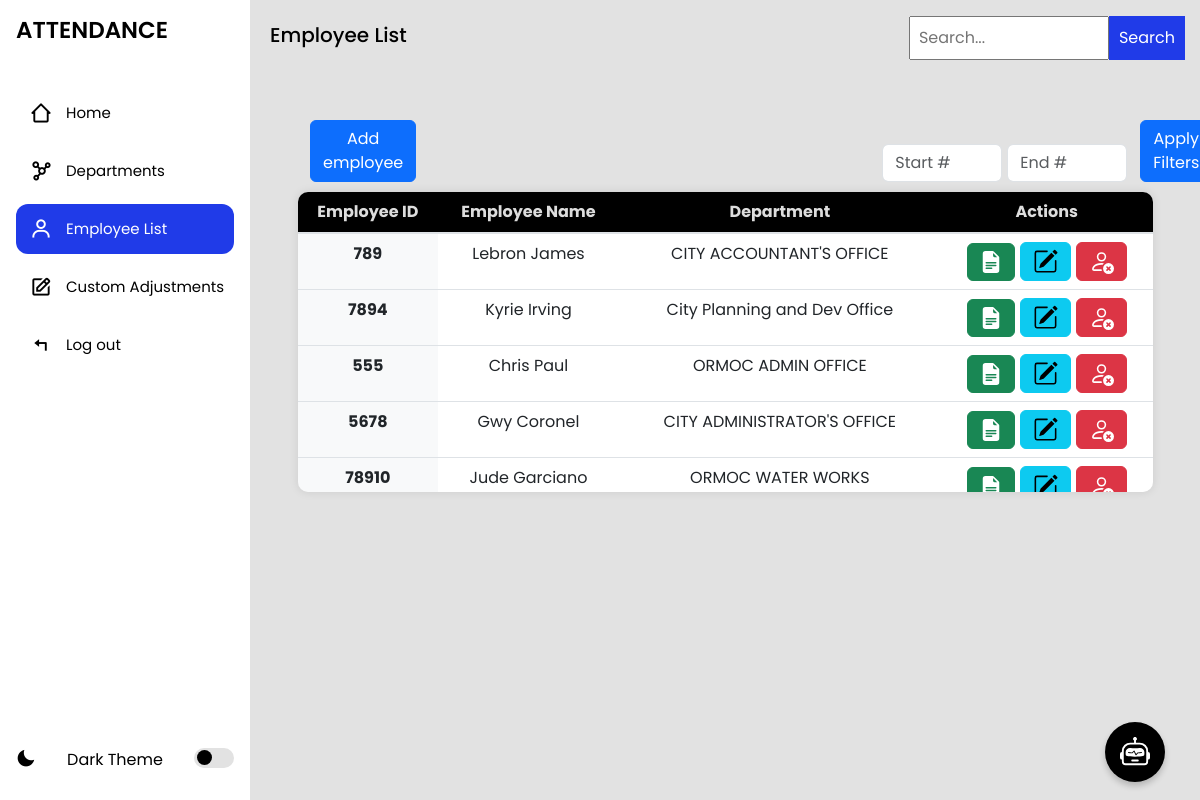
The page /employeelist/ (signed in) on the database as committed earlier.
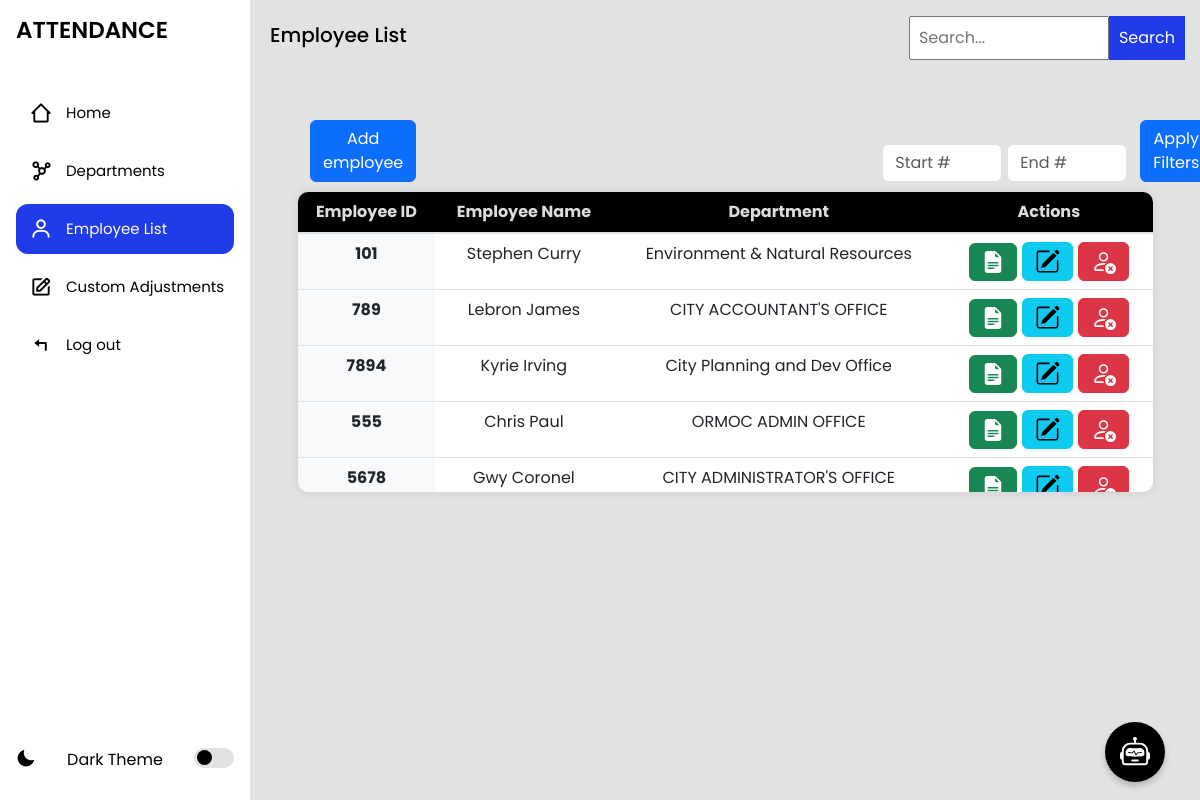
The same page on the database as committed later.
### myapp/models.py (models this page shows, shortened)
class Employee(models.Model):
    employee_id = models.CharField(max_length=100, unique=True)
    first_name = models.CharField(max_length=120)
    last_name = models.CharField(max_length=120)
    username = models.CharField(max_length=100, unique=True, default='defaultuser')
    password = models.CharField(max_length=128, default='defaultpassword')
    department_name = models.ForeignKey(Department, on_delete=models.CASCADE, related_name='employees')
    updated = models.DateTimeField(auto_now=True)
    created = models.DateTimeField(auto_now_add=True)
    class Meta:
        ordering = ['-updated', '-created']

class Department(models.Model):
    name = models.CharField(max_length=100)
    def __str__(self):
        return self.name

### myapp/views.py (the view, shortened to what this page needs)
# urls.py: path('employeelist/', views.employeelist, name='employeelist'),
@login_required
def employeelist(request):
    search_query = request.GET.get('search', '')
    if search_query:
        employees = Employee.objects.filter(
            Q(employee_id__icontains=search_query) |
            Q(first_name__icontains=search_query) |
            Q(last_name__icontains=search_query) |
            Q(department_name__name__icontains=search_query)
        )
    else:
        employees = Employee.objects.all()
    departments = Department.objects.all()  # Fetch departments here
    context = {
        "employees": employees,
        "departments": departments,
    }
    return render(request, 'employeelist.html', context)

### myapp/templates/employeelist.html (shortened to what this page needs)
{% extends 'index.html' %}
{% block content %}
<section class="home">
    <div class="navs d-flex align-items-center justify-content-between">
    <p>Employee List</p>
<form method="GET" action="{% url 'employeelist' %}" class="search-parent">
  <input type="search" name="search" placeholder="Search..." class="search" value="{{ request.GET.search }}" />
  <button type="submit">Search</button>
</form>
</div>
<div class="topButtons">
    <div style="display: flex; align-items: end; justify-content: start;margin-left: 60px;" >
                <button type="button" class="btn btn-primary"
                data-bs-toggle="modal" data-bs-target="#signupModal">
                Add employee
                </button>
</div>
        <form id="filterRangeForm" class="ms-3" >
            <input type="number" min="1" id="startNumber" class="form-control d-inline-block" placeholder="Start #" style="width: 120px;" />
            <input type="number" min="1" id="endNumber" class="form-control d-inline-block" placeholder="End #" style="width: 120px;" />
            <button type="button" id="applyFilters" class="btn btn-primary ms-2">Apply Filters</button>
        </form>
</div>
<div class="table-container">
    <table class="table">
        <thead>
            <tr>
                <th scope="col">Employee ID</th>
                <th scope="col">Employee Name</th>
                <th scope="col">Department</th>
                <th scope="col">Actions</th>
            </tr>
        </thead>
        <tbody>
            {% for employee in employees %}
            <tr class="employeeListRow"  data-status="{{ employee.status|default:'all' }}">
                <th scope="row">{{ employee.employee_id }}</th>
                <td>{{ employee.first_name }} {{ employee.last_name }}</td>
                <td>{{ employee.department_name }}</td>
                <td>
                    <div class="btn-group" style="display: flex; flex-direction: row; align-items: center; gap: 5px; justify-content:center;">
                        <a  href="{% url 'view_employee' employee.employee_id %}">
                        <button class="btn btn-success" >
                            </button>
                        </a>
                        <a  data-bs-toggle="modal" data-bs-target="#editEmployeeModal{{ employee.id }}" role="button">
                            <button class="btn btn-info">
                        </button>
                        </a>
                        <form action="{% url 'delete_employee' employee.id %}" method="POST">
                            <button class="btn btn-danger" type="button" data-bs-toggle="modal" data-bs-target="#deleteModal-{{ employee.id }}">
                            </button>
                        </form>
                    </div>
                </td>
            </tr>
            {% empty %}
            <tr>
                <td colspan="6">Employee doesnt exist</td>
            </tr>
            {% endfor %}
        </tbody>
    </table>
</div>
</section>
{% endblock %}

### myapp/templates/index.html (shortened to what this page needs)
<!DOCTYPE html>
<html lang="en">
  <head>
    {% load static %}
    <link rel="stylesheet" href="{% static 'css/styles.css' %}">
    <link rel="stylesheet" href="{% static 'css/chatbot.css' %}">
    <link rel="stylesheet" href="{% static 'css/notifs.css' %}">
    <link href="https://cdn.jsdelivr.net/npm/bootstrap@5.3.0/dist/css/bootstrap.min.css" rel="stylesheet">
     <link
      href="https://unpkg.com/boxicons@2.1.4/css/boxicons.min.css"
      rel="stylesheet"
    />
  </head>
  <body>
    <section class="sidebar">
      <div class="nav-header">
        <p class="logo"> ATTENDANCE</p>
      </div>
      <ul class="nav-links">
        {% url 'admin_dashboard' as admin_dashboard_url %}
        {% url 'departments' as departments_url %}
        {% url 'employeelist' as employeelist_url %}
        {% url 'logout' as logout_url %}
        {% url 'schedule_list' as custom_url %}
        <li class="{% if request.path == admin_dashboard_url %}active{% endif %}">
            <a href="{{ admin_dashboard_url }}">
                <i class="bx bx-home-alt-2"></i>
                <span class="title">Home</span>
            </a>
        </li>
        <li class="{% if request.path == departments_url %}active{% endif %}">
            <a href="{{ departments_url }}">
                <i class="bx bx-network-chart"></i>
                <span class="title">Departments</span>
            </a>
        </li>
        <li class="{% if request.path == employeelist_url %}active{% endif %}">
            <a href="{{ employeelist_url }}">
                <i class="bx bx-user"></i>
                <span class="title">Employee List</span>
            </a>
        </li>
        <li class="{% if request.path == custom_url %}active{% endif %}">
          <a href="{{ custom_url }}">
              <i class="bx bx-edit"></i>
              <span class="title">Custom Adjustments</span>
          </a>
      </li>
        <li class="{% if request.path == logout_url %}active{% endif %}">
            <a href="{{ logout_url }}">
                <i class="bx bx-reply"></i>
                <span class="title">Log out</span>
            </a>
        </li>
      </ul>
       <div class="theme-wrapper">
        <i class="bx bxs-moon theme-icon"></i>
        <p>Dark Theme</p>
        <div class="theme-btn">
          <span class="theme-ball"></span>
        </div>
      </div>
    </section>
     {% block content %}
    {% endblock %}
<button id="toggleChatbot">
</button>
  </body>
</html>

### myapp/static/css/styles.css (style rules this page uses)
* { margin: 0; padding: 0; box-sizing: border-box; font-family: "Poppins", sans-serif; --color-hover: rgb(32, 59, 232); --transition: all 0.2s ease; }
:root { --color-white: #fff; --color-black: #000; --color-bg: #e2e2e2; }
.sidebar { position: fixed; top: 0; left: 0; z-index: 100; width: 78px; height: 100%; background: var(--color-white); padding: 8px 16px; transition: var(--transition); }
.sidebar.expand { width: 250px; transition: var(--transition); }
.nav-header { height: 60px; display: flex; align-items: center; position: relative; }
.nav-header .logo { color: var(--color-black); font-size: 23px; font-weight: 600; opacity: 0; transition: var(--transition); }
.sidebar.expand .nav-header .logo { opacity: 1; transition: var(--transition); }
.nav-links li.active a { background: var(--color-hover); }
.nav-links li.active i { color: var(--color-white); }
.nav-links li.active a .title { color: var(--color-white); }
.nav-links { margin-top: 20px; height: 100%; padding-left: 0px; }
.nav-links li { position: relative; margin: 8px 0; list-style: none; }
.nav-links i { color: var(--color-black); height: 50px; min-width: 50px; font-size: 23px; text-align: center; line-height: 50px; }
.nav-links li a { display: flex; height: 100%; width: 100%; border-radius: 12px; align-items: center; text-decoration: none; background: var(--color-white); }
.nav-links li a .title { color: var(--color-black); font-size: 15px; font-weight: 400; white-space: nowrap; display: none; transition: var(--transition); }
.sidebar.expand .nav-links li a .title { display: block; transition: var(--transition); }
.theme-wrapper { position: fixed; bottom: 0; display: flex; justify-content: space-between; height: 60px; width: 250px; left: 0; padding: 8px 16px; }
.theme-wrapper .theme-icon { font-size: 20px; color: var(--color-black); display: none; transition: var(--transition); }
.sidebar.expand .theme-wrapper .theme-icon { display: block; }
.theme-wrapper p { font-size: 16px; color: var(--color-black); font-weight: 400; display: none; transition: var(--transition); }
.sidebar.expand .theme-wrapper p { display: block; }
.theme-wrapper .theme-btn { width: 40px; height: 20px; background: var(--color-bg); border-radius: 30px; position: relative; cursor: pointer; }
.theme-wrapper .theme-btn .theme-ball { position: absolute; width: 15px; height: 15px; background: var(--color-black); border-radius: 50%; top: 2px; left: 3px; transition: var(--transition); }
.home { position: relative; top: 0; left: 78px; width: calc(100% - 78px); min-height: 100vh; background: var(--color-bg); z-index: 6; transition: var(--transition); }
.sidebar.expand ~ .home { left: 250px; width: calc(100% - 250px); transition: var(--transition); }
.home p { font-size: 20px; font-weight: 500; color: var(--color-black); display: inline-block; margin: 20px; white-space: nowrap; }
input, select { width: 100%; padding: 8px; margin-top: 5px; }
button { padding: 10px; background-color: rgb(32, 59, 232); color: white; border: none; cursor: pointer; }
.table-container { width: 90%; max-height: 300px; overflow-y: scroll; margin: 30px auto; margin-top: 10px; border-radius: 10px; box-shadow: 0 0 10px rgba(0, 0, 0, 0.1); }
.table-container { scrollbar-width: thin; scrollbar-color: transparent transparent; }
.table { width: 100%; background-color: transparent; border-collapse: collapse; }
.table th, .table td { padding: 0.75rem; vertical-align: top; border: px solid #000000; }
.table thead th { position: sticky; top: 0; z-index: 10; vertical-align: bottom; border-bottom: 2px solid #dee2e6; background-color: #000000; text-align: left; color: #ddd; text-align: center; }
.table th { font-weight: bold; background-color: #f8f9fa; }
.table tr:nth-child(even) { background-color: #f2f2f2; }
.table tr:nth-child(odd) { background-color: #f2f2f2; }
.table td { text-align: center; }
.table th[scope="row"] { background-color: #f8f9fa; text-align: center; }
.search { width: 200px; }
.search-parent { display: flex; justify-content: end; align-items: center; margin-right: 15px; margin-top: 5px; }
.topButtons { display: flex; justify-content: start; align-items: flex-end; margin-bottom: 0; margin-top: 50px; gap:450px; }
.topButtons .ms-3 { display: flex; justify-content: start; align-items: end; }
#filterRangeForm { display: flex; flex-direction: row; gap: 5px; }
.navs { display:flex; align-items: start; flex-direction:row; }

Rows that differ between the two databases and show on the page:
no longer on this page (row unchanged): Employee: employee_id "78910", first_name "Jude", last_name "Garciano", department_name "ORMOC WATER WORKS"
added Employee: employee_id "101", first_name "Stephen", last_name "Curry", department_name "Environment & Natural Resources"
